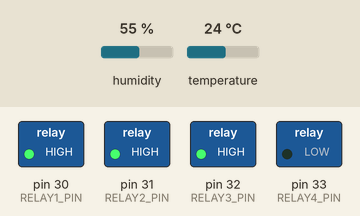
A sketch run on a simulated Arduino Mega 2560, built with avr-gcc and run on an emulated ATmega2560. On the bench: switched loads named in the sketch (green lamp = pin HIGH). The test bench sets the inputs (shaded band); at power-on: humidity 55 %, temperature 24 °C. The local clock reads 2024-03-15 10:24:30 at power-on unless the sketch sets it; what the sketch prints to the serial monitor is not drawn.

Above: at 2.8 s.
2.9 s: humidity set to 67 %
5.6 s: humidity set to 70 %
At 7.6 s:
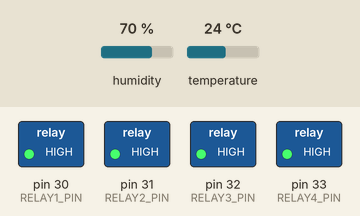
8.3 s: temperature set to 33.2 °C
14.3 s: temperature set to 34.8 °C
At 16.9 s:
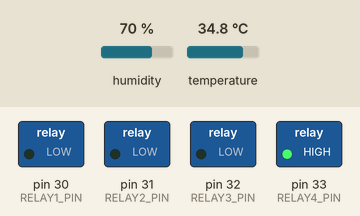
17.8 s: humidity set to 22 %
At 19.5 s:
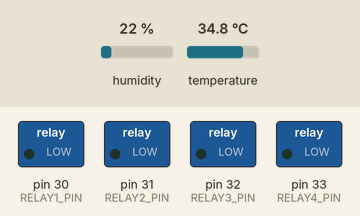
20.5 s: temperature set to 12 °C
At 23.5 s:
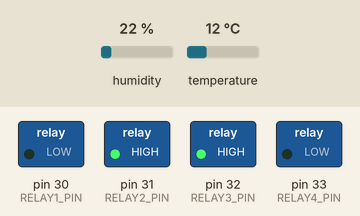
Timing chart, 0 to 25.7 s (numbered marks = the images above; inputs shaded):
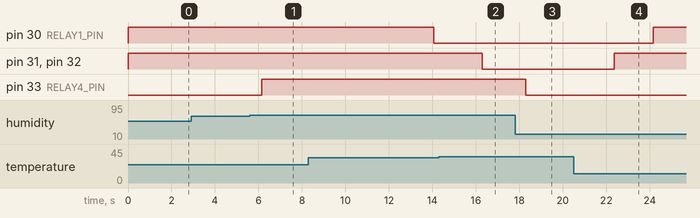

The sketch:

TEST_Relay001.ino
```cpp
#include <DS1302.h>
#include "DHT.h"
#include <TimerOne.h>
//--set pin DS1302
// CE/RST
// I/O or data
// CLK/SCLK
uint8_t CE_PIN = 24;
uint8_t IO_PIN = 23;
uint8_t SCLK_PIN = 22;
//set pin relay
#define RELAY1_PIN 30
#define RELAY2_PIN 31
#define RELAY3_PIN 32
#define RELAY4_PIN 33
//--DHT PIN
#define DHTPIN 27
#define DHTTYPE DHT22
//#define DHTTYPE DHT11
Time getT;
String getTimer,str,check;
boolean StatusR1,StatusR2,StatusR3,StatusR4;
boolean schoZone,schoTemp,schoHumi;
//--strate control
typedef struct {
  byte   state;
  byte   t_state;
  byte   h_state;
  byte   cntOn;
  byte   cnt;
} tRelay;
tRelay m_relay;
byte  TimeOn;
DS1302  rtc(CE_PIN,IO_PIN,SCLK_PIN);
void setup() {
  setMode();
  pinMode(DHTPIN,INPUT);
  pinMode(RELAY1_PIN,OUTPUT);
  pinMode(RELAY2_PIN,OUTPUT);
  pinMode(RELAY3_PIN,OUTPUT);
  pinMode(RELAY4_PIN,OUTPUT);
  //--set mode time
  rtc.halt(false);
  rtc.writeProtect(false);
  //--serial set
  Serial.begin(9600);
  Serial.println("Time statr..");
  Timer1.initialize(1000000);//1s
  Timer1.attachInterrupt(fTimerIsr);
  //--relay set
  relay_1_off();
  relay_2_off();
  relay_3_off();
  relay_4_off();
}
void loop() {
  runMode();
  //getTemp();

}
```

DHT.ino
```cpp
DHT dht(DHTPIN, DHTTYPE);
float temp=0,humi=0;
float getTemp(){
  temp = dht.readTemperature();
  humi = dht.readHumidity();
  //delay(300);
  if(isnan(temp)||isnan(humi)){
    Serial.println("DHT faild to read.......");
    }else{
     Serial.println("DHT to start");
     Serial.println(temp);
     Serial.println(humi);
     }
  return temp,humi;
}
byte checkTemp(){
  getTemp();
  if(temp>31){
   m_relay.t_state= 0;
  schoTemp = false;
   }
 }
```

Relay_Control.ino
```cpp
//relay 1 เปิดน้ำรด
//ralay 2 check humi if>sethumi
//relay 3 check temp if>settemp relay 2 on relay on
String timeSet[20];
char inchar =-1;
byte index=0;
String SetMode;
const long interval = 10000; //delay ....ms
unsigned long previousMillis = 0;
byte fRelayState00(){
  relay_4_on();
  if(humi>68){
    schoHumi = false;
    m_relay.h_state = 1;
    }
  }
byte fRelayState01(){
  relay_4_off();
  if(humi<68){
    schoHumi = false;
    m_relay.h_state = 0;
    }
  }
byte fRelayState0(){
  //relay of
   relay_2_on();
   relay_3_on();
   if(temp<34){
    schoTemp = false;
    m_relay.t_state = 1;
    }
}
byte fRelayState1(){
  relay_2_off();
  relay_3_off();
  getTemp();
  if(temp>34){
  m_relay.t_state = 0;
  schoTemp = false;
   }
}
byte fRelayState100(){
  //relay on
 unsigned long currentMillis = millis();
   relay_1_on(); //relay 1 on
   if(currentMillis - previousMillis >= interval){
    previousMillis = currentMillis;
     m_relay.cnt =0;
     m_relay.state =101;
  }
}
byte fRelayState101(){
    relay_1_off(); //relay 1 off
}
void setTimeDelay(byte t){

}
String setRelayWork(String h,String m,String s){
  ////00.00.00
      return h+'.'+m+'.'+s;
}
void getString(){
  while(Serial.available()>0){
    delay(5);
    inchar =Serial.read();
    timeSet[index]=inchar;
    index++;
    timeSet[index]= ' \0';
    }
  }
void Settime(){
}
byte entery1(){
  if(schoZone){
    //----
      }else{
          switch(m_relay.state){
            case 100 : fRelayState100();break;
            case 101 : fRelayState101();break;
            default : break;
         }


         }
    return 0;
  }
byte entery2(){
    if(schoTemp){

      }else{
        switch(m_relay.t_state){
        case 1   : fRelayState1();break;
        case 0   : fRelayState0();break;
           }
        }
        return 0;
    }
byte entery3(){
  if(schoHumi){

      }else{
        switch(m_relay.h_state){
        case 1   : fRelayState01();break;
        case 0   : fRelayState00();break;
           }
        }
        return 0;
    }

byte checkTime(){
  getsec();
  if(check=="11"||check=="22"||check=="44"){
    schoZone =false;
    m_relay.state=100;
    }
  }
byte setMode(){
  m_relay.state=101;
  m_relay.t_state=1;
  m_relay.h_state=0;
  m_relay.cntOn=TimeOn;
  m_relay.cnt = 0;
 }
byte runMode(){
  entery1();
   entery2();
   entery3();
  getTemp();
  checkTime();
  //Serial.println(m_Delay.state);
 }
// mode relay
void relay_1_off(){
  StatusR1 = false;
  digitalWrite(RELAY1_PIN,HIGH);
}
void relay_1_on(){
  StatusR1 = true;
  digitalWrite(RELAY1_PIN,LOW);
}
void relay_2_off(){
  StatusR2 = false;
  digitalWrite(RELAY2_PIN,HIGH);
}
void relay_2_on(){
  StatusR2 = true;
  digitalWrite(RELAY2_PIN,LOW);
}
void relay_3_off(){
  StatusR3 = false;
  digitalWrite(RELAY3_PIN,HIGH);
}
void relay_3_on(){
  StatusR3 = true;
  digitalWrite(RELAY3_PIN,LOW);
}
void relay_4_off(){
  StatusR4 = false;
  digitalWrite(RELAY4_PIN,HIGH);
}
void relay_4_on(){
  StatusR1 = true;
  digitalWrite(RELAY4_PIN,LOW);
}
```

Timer.ino
```cpp
String getsec(void){
  getT = rtc.getTime();
  str=rtc.getTimeStr();
  check=getT.sec;
 //check=getT.min;
 //check=getT.hour;
  Serial.println(getT.sec, DEC);
  //erial.println("s");
  return check;
}
void fTimerIsr(){
  schoZone = false;
  }
```

Measured:
- the behaviour switches between 68 and 69 % on humidity (found by bisection; images 0 and 1)
- the behaviour switches between 34 and 34.1 °C on temperature (found by bisection; images 1 and 2)
- after the input at 5.6 s, pin 33 (RELAY4_PIN): LOW → HIGH after 0.55 s
- after the input at 14.3 s, pin 31 (RELAY2_PIN), pin 32 (RELAY3_PIN): HIGH → LOW after 2.0 s
- after the input at 17.8 s, pin 33 (RELAY4_PIN): HIGH → LOW after 0.49 s
- after the input at 20.5 s, pin 31 (RELAY2_PIN), pin 32 (RELAY3_PIN): LOW → HIGH after 1.9 s
